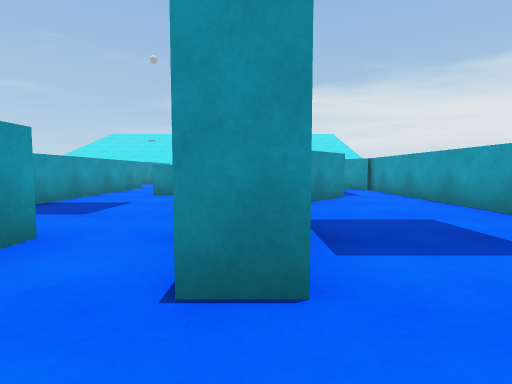
view 1 (above)

24 first-person views from a walk through a 3-D level made in the Unity game engine. The camera is 0.68 m above the floor, tilts 4° down and sees 80° across. The floor is counted in squares, 1 m on a side. Each view is taken from the middle of a square. On the plan, view 1 faces up. The plan holds only what a view shows up to about 10 squares ahead; the rest is blank. The place goes on beyond the plan. The player is left out. Surface patterns are stand-ins for the level's own textures.

view 2
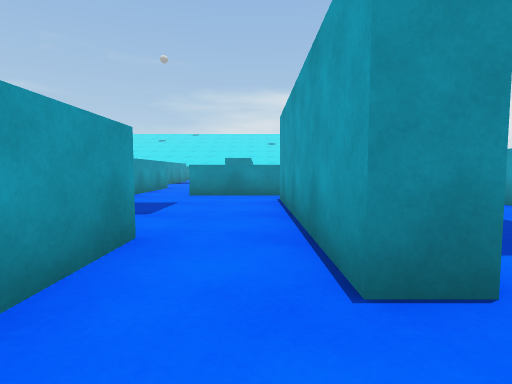

view 3
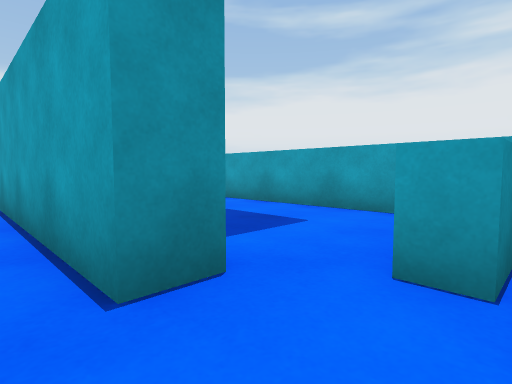

view 4
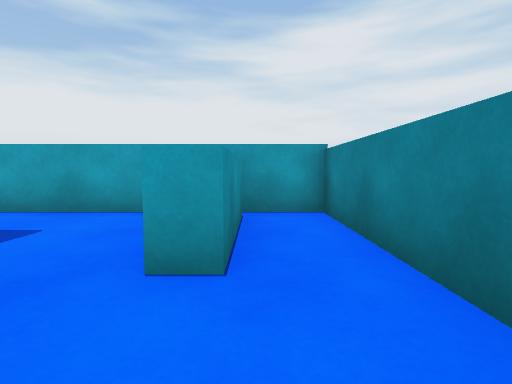

view 5
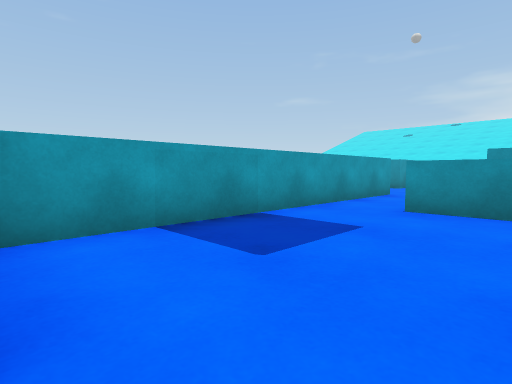

view 6
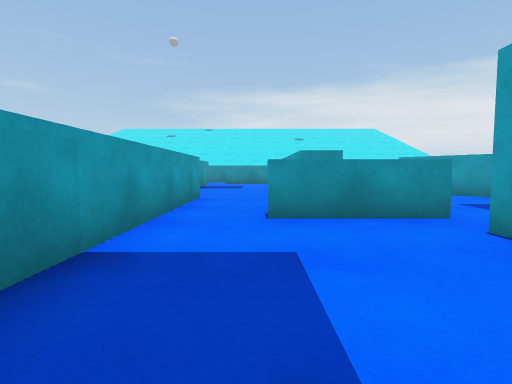

view 7
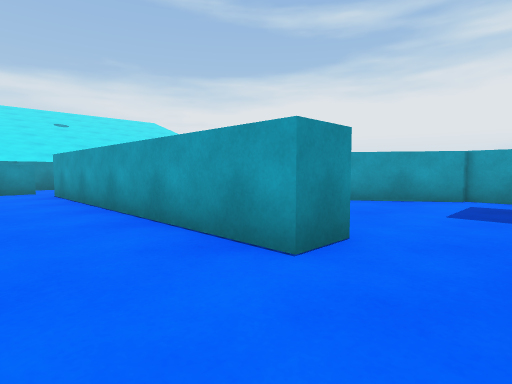

view 8
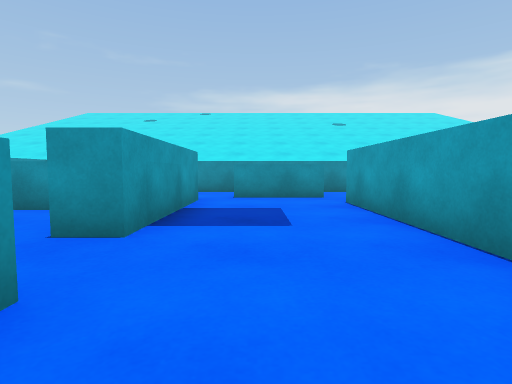

view 9
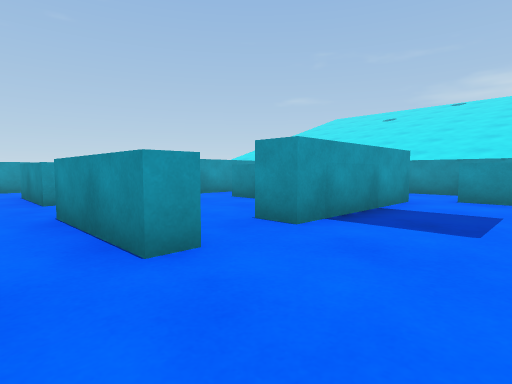

view 10
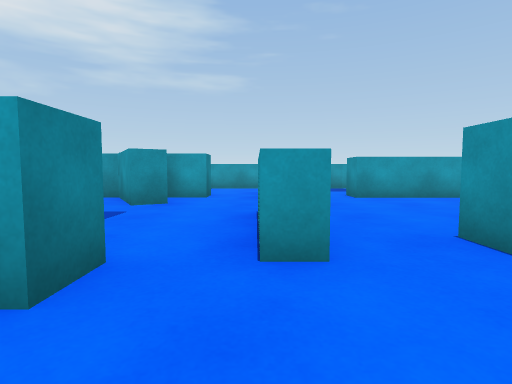

view 11
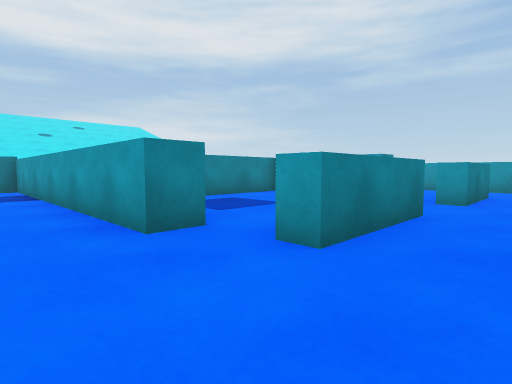

view 12
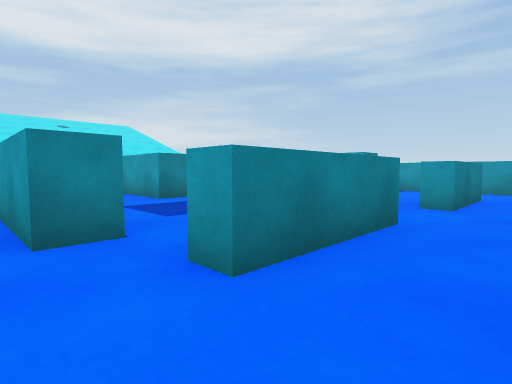

view 13
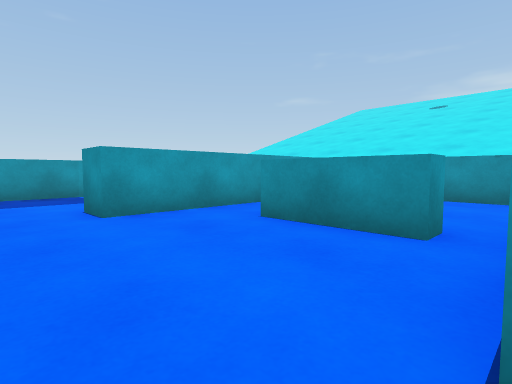

view 14
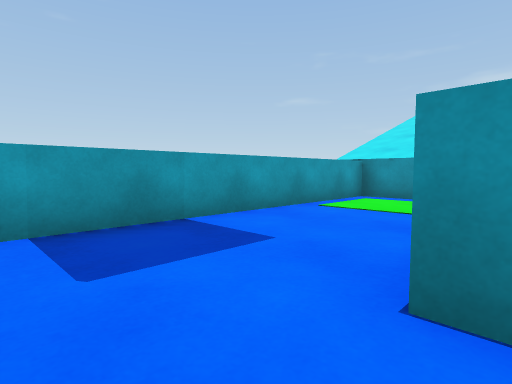

view 15
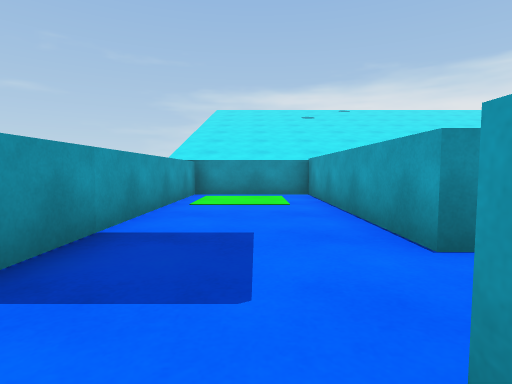

view 16
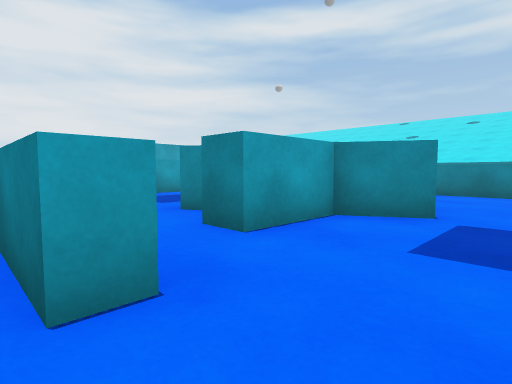

view 17
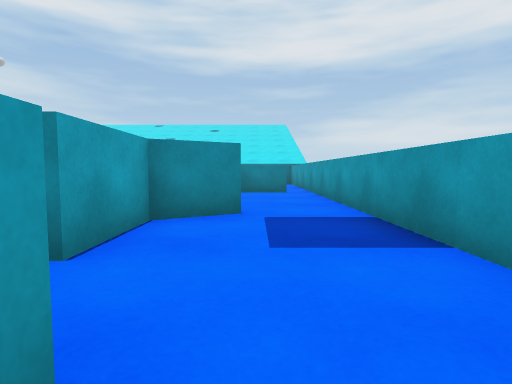

view 18
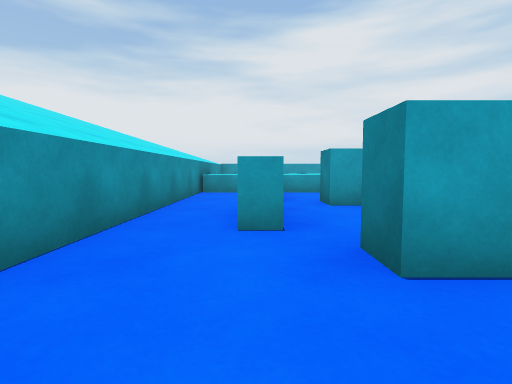

view 19
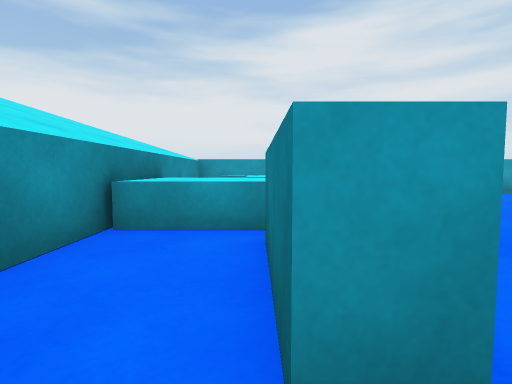

view 20
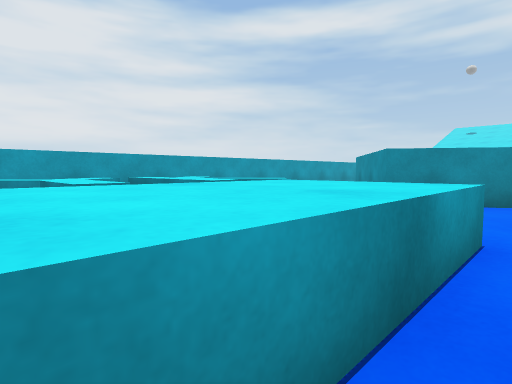

view 21
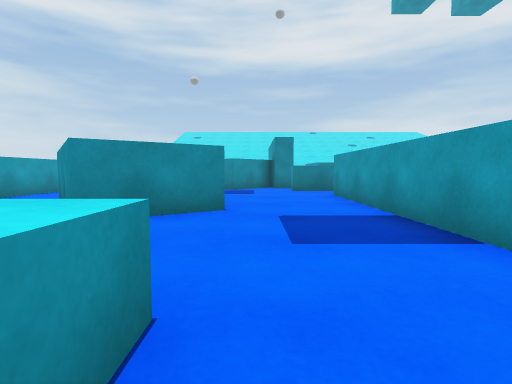

view 22
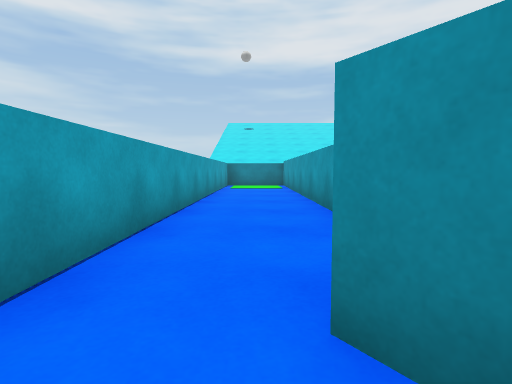

view 23
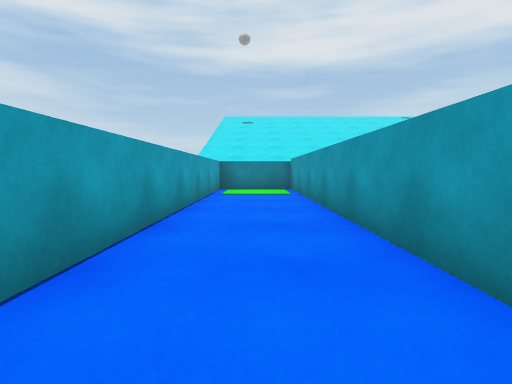

view 24
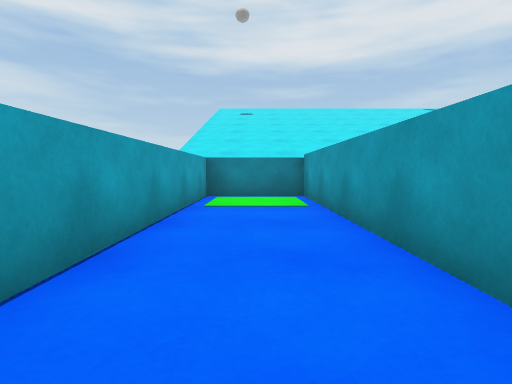

### Floor plan
Key: @ floor where view 1 was taken; # wall or solid block; . floor; = window, fence, low wall or low ledge; ^ raised ledge; B cyan block; O other object.
Columns run from 15 left of view 1 to 8 right of it. Each row starts with its distance up from view 1.
 22 #####  ##########^^####
 21 #...#  ..........^^^.B#
 20 #...#  ....^^.^^^^^^^O#
 19 #...#   .#.......^^^.O#
 18 #...#.^^.#...##..^^^^O^
 17 #...#....#...##....=  #
 16 #...#....#...##....    #
 15 #............##...#.   #
 14 #............##..###.  #
 13 #..^^..^^^...##.. ###. #
 12 #............##...###..#
 11 #...###...#..##....# ..#
 10 #...##....#........#...#
  9 #..##.....#..^^....#...#
  8 #...####. #......#.#...#
  7 #...   #. #....###.#...#
  6 #...   #  #....#...#...#
  5 #...      #....#...#...#
  4 #^^^      #....#...#...#
  3           ^^^#.#...#...#
  2              ^.#...#...#
  1              ^.....#...#
  0               .@.^^#...#
 -1                #########

Positions as (right, up) in squares from view 1, and headings:
1: (0, 0), facing up
2: (-1, 0), facing up
3: (-1, 0), facing up-right
4: (-1, 0), facing right
5: (-1, 3), facing up-left
6: (-3, 4), facing up
7: (-4, 9), facing up-right
8: (-4, 12), facing up
9: (-3, 12), facing up-left
10: (-3, 13), facing left
11: (-3, 15), facing down-left
12: (-4, 15), facing down-left
13: (-6, 14), facing up-left
14: (-11, 14), facing up-left
15: (-13, 13), facing up
16: (-14, 14), facing down-right
17: (-13, 14), facing down
18: (-8, 20), facing right
19: (-2, 20), facing right
20: (1, 21), facing down-right
21: (1, 19), facing down
22: (6, 13), facing down
23: (6, 10), facing down
24: (6, 7), facing down
